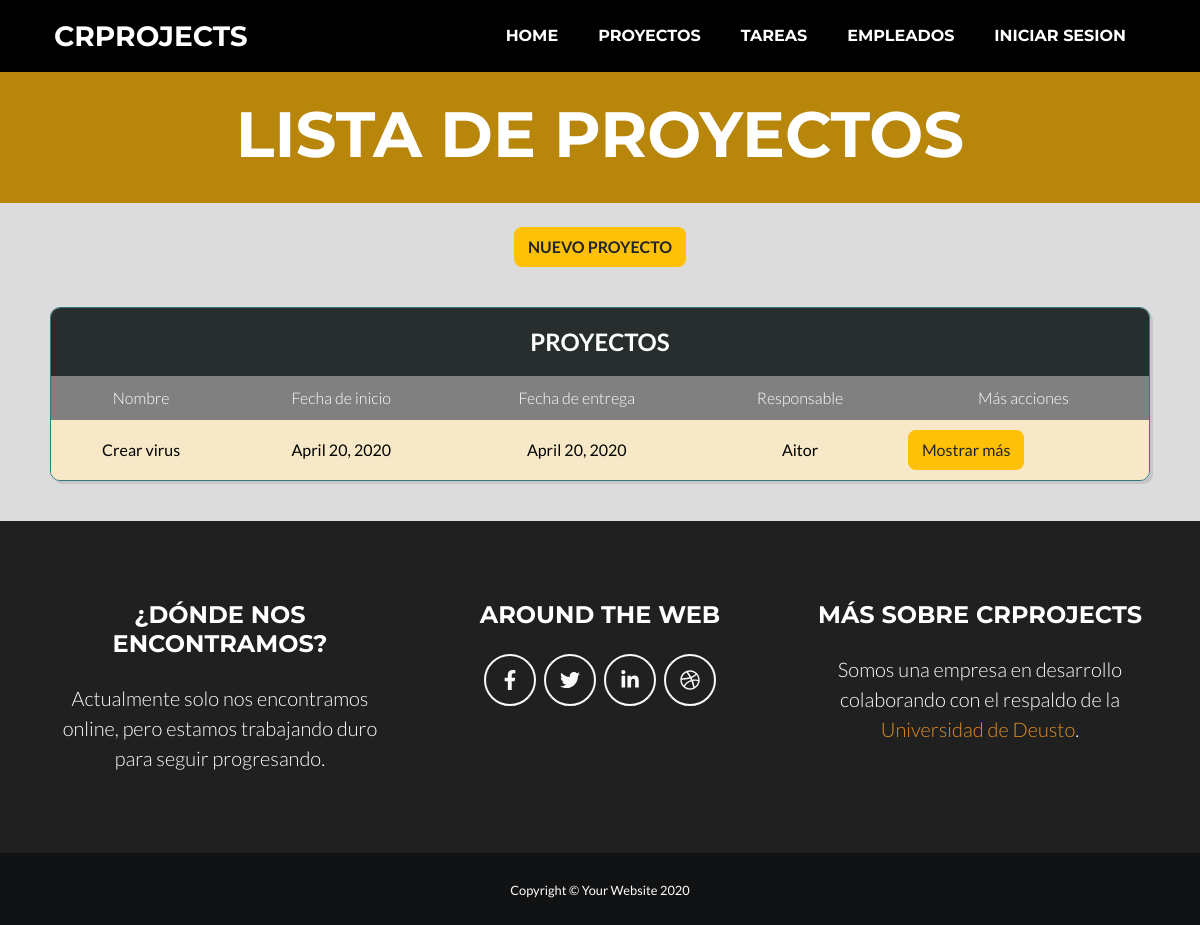
The app's page /proyectos/, older data.
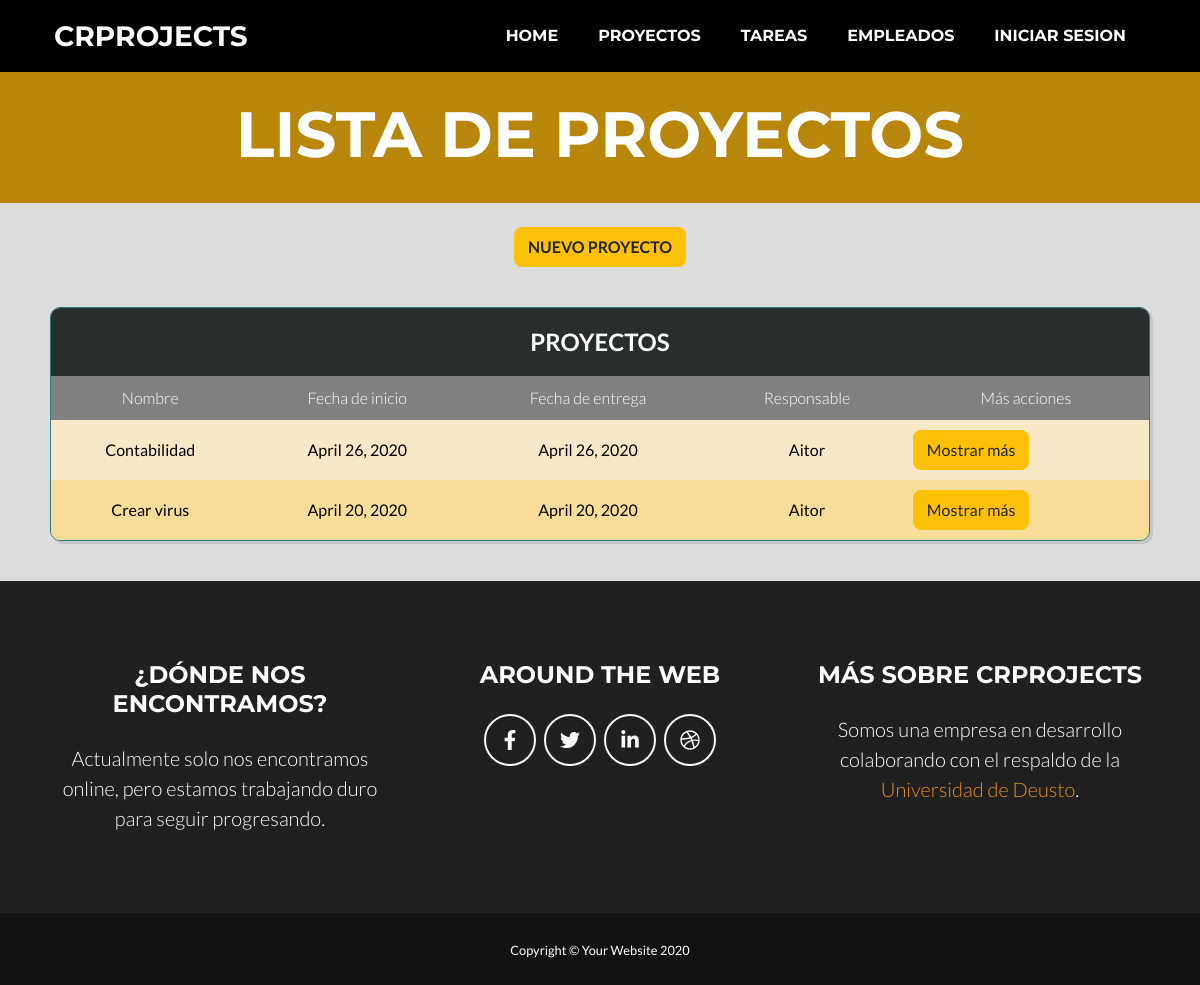
The same page, newer data.
### appGestorProyectos/models.py (models this page shows, shortened)
class Proyecto(models.Model):
    nombre = models.CharField(max_length=50)
    descripcion = models.TextField(max_length=200)
    fecha_inicio = models.DateField(("Date"), default=date.today)
    fecha_fin = models.DateField(("Date"), default=date.today)
    presupuesto = models.IntegerField(default=0)
    nombre_cliente = models.CharField(max_length=20, default="")
    apellidos_cliente = models.CharField(max_length=50, default="")
    email_cliente = models.EmailField(max_length=100, default="")
    telefono_cliente = models.IntegerField(default=0)
    tarea = models.ManyToManyField(Tarea)
    responsable = models.ForeignKey(Empleado, on_delete=models.CASCADE)

class Empleado(models.Model):
    dni = models.CharField(max_length=9)
    nombre = models.CharField(max_length=50)
    apellidos = models.CharField(max_length=150)
    email = models.EmailField(max_length=254)
    telefono = models.IntegerField(default=0)
    imagen = models.ImageField(upload_to="foto_perfil", null=True, blank=True)
    def __str__(self):
        return f"{self.nombre}"

### appGestorProyectos/views.py (the view)
# urls.py: path('proyectos/', views.ProyectoListView.as_view(), name='proyecto_list'),
class ProyectoListView(ListView):
    model = Proyecto
    queryset = Proyecto.objects.order_by('nombre')
    template_name = "proyecto_list.html"
    def get_context_data(self, **kwargs):
        context = super(ProyectoListView, self).get_context_data(**kwargs)
        context['titulo_pagina'] = 'Listado de proyectos'
        return context

### appGestorProyectos/templates/proyecto_list.html
{% extends 'index.html' %}
{% load static %}
{% block styles %}
<link rel="stylesheet" href="https://cdnjs.cloudflare.com/ajax/libs/normalize/5.0.0/normalize.min.css">
<link href="{% static 'css/list.css' %}" rel="stylesheet" />
{% endblock %}
{% block header %}
<header class="masthead bg-primary text-white text-center">
    <div class="container d-flex align-items-center flex-column">
        <h1 class="masthead-heading text-uppercase mb-0">Lista de proyectos</h1>
    </div>
</header>
{% endblock %}
{% block main %}
<br>
<div style="text-align: center;">
    <a style="font-weight: bold; text-transform: uppercase;" class="btn btn-warning" href="{% url 'proyecto_form' %}">Nuevo proyecto</a>
</div>
<br>
<div class="table-users">
    <div class="header">Proyectos</div>
    <table cellspacing="0">
        <thead>
            <tr>
                <th>Nombre</th>
                <th>Fecha de inicio</th>
                <th>Fecha de entrega</th>
                <th>Responsable</th>
                <th>Más acciones</th>
            </tr>
        </thead>
        <tbody>
            {% for proyecto in proyecto_list %}
            <tr>
                <td>{{ proyecto.nombre }}</td>
                <td>{{ proyecto.fecha_inicio }}</td>
                <td>{{ proyecto.fecha_fin }}</td>
                <td>{{ proyecto.responsable }}</td>
                <td><a class="btn btn-warning" href="{% url 'proyecto' proyecto.id %}">Mostrar más</a></td>
            </tr>
            {% empty %}
            <tr>
                <td>Aún no existe ningún proyecto</td>
            </tr>
            {% endfor %}
        </tbody>
    </table>
</div>
<br> {% endblock %}

### appGestorProyectos/templates/index.html (shortened to what this page needs)
{% load static i18n %}
<!DOCTYPE html>
<html lang="en">
    <head>
        {% block css %}
        <link href="{% static 'css/estilos.css' %}" rel="stylesheet" />
        {% block styles %}
        {% endblock %}
        {% endblock %}
    </head>
    <body id="page-top">
        <nav class="navbar navbar-expand-lg bg-secondary text-uppercase fixed-top" id="mainNav">
            <div class="container">
                <a class="navbar-brand js-scroll-trigger" href="{% url 'home' %}">CRProjects</a>
                <div class="collapse navbar-collapse" id="navbarResponsive">
                    <ul class="navbar-nav ml-auto">
                        <li class="nav-item mx-0 mx-lg-1"><a class="subrayado nav-link py-3 px-0 px-lg-3 rounded js-scroll-trigger" href="{% url 'home' %}">HOME</a></li>
                        <li class="nav-item mx-0 mx-lg-1"><a class="subrayado nav-link py-3 px-0 px-lg-3 rounded js-scroll-trigger" href="{% url 'proyecto_list' %}">PROYECTOS</a></li>
                        <li class="nav-item mx-0 mx-lg-1"><a class="subrayado nav-link py-3 px-0 px-lg-3 rounded js-scroll-trigger" href="{% url 'tarea_list' %}">TAREAS</a></li>
                        <li class="nav-item mx-0 mx-lg-1"><a class="subrayado nav-link py-3 px-0 px-lg-3 rounded js-scroll-trigger" href="{% url 'empleado_list' %}">EMPLEADOS</a></li>
                        {% if user.is_authenticated %}
                            <li class="fontsizee nav-item mx-0 mx-lg-1"><a class="subrayado nav-link py-3 px-0 px-lg-3 rounded js-scroll-trigger" href="#">{{ user.username }}</a> </li>
                            <li class="fontsizee nav-item mx-0 mx-lg-1"><a class="subrayado nav-link py-3 px-0 px-lg-3 rounded js-scroll-trigger" href="{% url 'logout' %}">LOG OUT</a></li>
                        {% else %}
                            <li class="nav-item mx-0 mx-lg-1"><a class="subrayado nav-link py-3 px-0 px-lg-3 rounded js-scroll-trigger" href="{% url 'login' %}">INICIAR SESION</a></li>
                        {% endif %}
                    </ul>
                </div>
            </div>
        </nav>
        {% block header %}
        {% endblock %}
        {% block main %}
        {% endblock %}
        <footer class="footer text-center">
            <div class="container">
                <div class="row">
                    <div class="col-lg-4 mb-5 mb-lg-0">
                        <h4 class="text-uppercase mb-4">¿Dónde nos encontramos?</h4>
                        <p class="lead mb-0">Actualmente solo nos encontramos online, pero estamos trabajando duro para seguir progresando.</p>
                    </div>
                    <div class="col-lg-4 mb-5 mb-lg-0">
                        <h4 class="text-uppercase mb-4">Around the Web</h4>
                        <a class="btn btn-outline-light btn-social mx-1" href="#"><i class="fab fa-fw fa-facebook-f"></i></a><a class="btn btn-outline-light btn-social mx-1" href="#"><i class="fab fa-fw fa-twitter"></i></a><a class="btn btn-outline-light btn-social mx-1" href="#"><i class="fab fa-fw fa-linkedin-in"></i></a><a class="btn btn-outline-light btn-social mx-1" href="#"><i class="fab fa-fw fa-dribbble"></i></a>
                    </div>
                    <div class="col-lg-4">
                        <h4 class="text-uppercase mb-4">Más sobre CRProjects</h4>
                        <p class="lead mb-0">Somos una empresa en desarrollo colaborando con el respaldo de la <a class="subrayado" href="https://www.deusto.es/cs/Satellite/deusto/es/universidad-deusto">Universidad de Deusto</a>.</p>
                    </div>
                </div>
            </div>
        </footer>
        <section class="copyright py-4 text-center text-white">
            <div class="container"><small>Copyright © Your Website 2020</small></div>
        </section>
    </body>
</html>

### appGestorProyectos/static/css/list.css (style rules this page uses)
.header { background-color: #282d2e; color: white; font-size: 1.5em; padding: 1rem; text-align: center; text-transform: uppercase; font-weight: bold; }
.table-users { border: 1px solid #327a81; border-radius: 10px; box-shadow: 3px 3px 0 rgba(0, 0, 0, 0.1); max-width: calc(100% - 2em); margin: 1em auto; overflow: hidden; width: 1100px; }
table { width: 100%; }
table td, table th { color: black; padding: 10px; }
table td { text-align: center; vertical-align: middle; }
table td:last-child { font-size: 0.95em; line-height: 1.4; text-align: left; }
table th { background-color: gray; font-weight: 300; text-align: center; color: white; }
table tr:nth-child(2n) { background-color: rgb(247, 220, 154); }
table tr:nth-child(2n+1) { background-color: rgb(247, 233, 199); }

Row changes from the older to the newer data that the page shows:
added Proyecto: nombre "Contabilidad", fecha_inicio "April 26, 2020", fecha_fin "April 26, 2020", responsable "Aitor"
